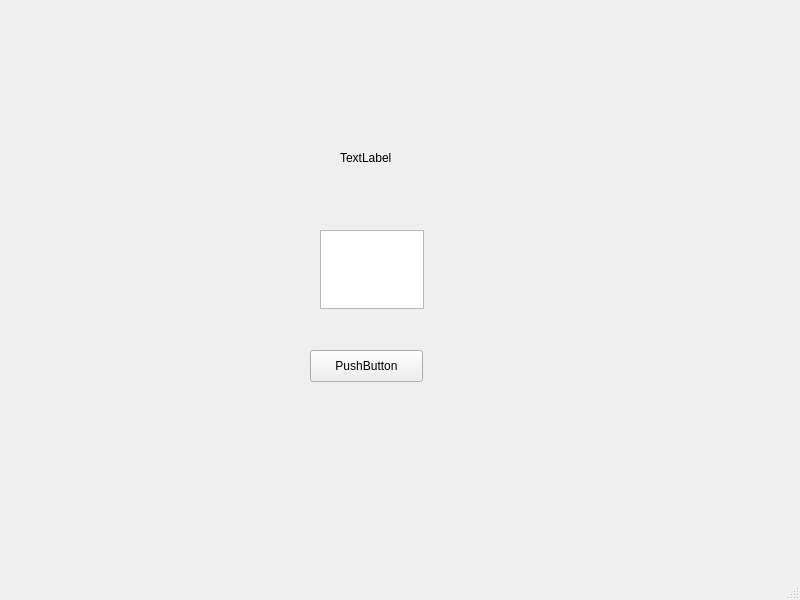
<?xml version="1.0" encoding="UTF-8"?>
<ui version="4.0">
 <class>MainWindow</class>
 <widget class="QMainWindow" name="MainWindow">
  <property name="geometry">
   <rect>
    <x>0</x>
    <y>0</y>
    <width>800</width>
    <height>600</height>
   </rect>
  </property>
  <property name="windowTitle">
   <string>MainWindow</string>
  </property>
  <widget class="QWidget" name="centralwidget">
   <widget class="QPushButton" name="pushButton">
    <property name="geometry">
     <rect>
      <x>310</x>
      <y>350</y>
      <width>113</width>
      <height>32</height>
     </rect>
    </property>
    <property name="text">
     <string>PushButton</string>
    </property>
   </widget>
   <widget class="QPlainTextEdit" name="plainTextEdit">
    <property name="geometry">
     <rect>
      <x>320</x>
      <y>230</y>
      <width>104</width>
      <height>79</height>
     </rect>
    </property>
   </widget>
   <widget class="QLabel" name="label">
    <property name="geometry">
     <rect>
      <x>340</x>
      <y>150</y>
      <width>60</width>
      <height>16</height>
     </rect>
    </property>
    <property name="text">
     <string>TextLabel</string>
    </property>
   </widget>
  </widget>
  <widget class="QMenuBar" name="menubar">
   <property name="geometry">
    <rect>
     <x>0</x>
     <y>0</y>
     <width>800</width>
     <height>24</height>
    </rect>
   </property>
  </widget>
  <widget class="QStatusBar" name="statusbar"/>
 </widget>
 <resources/>
 <connections/>
</ui>
